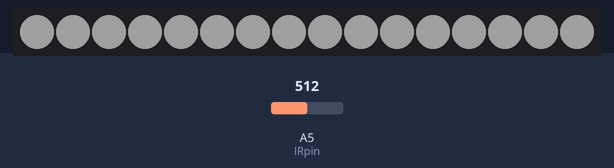
This sketch was run on a simulated Arduino Uno, built with avr-gcc and run on an emulated ATmega328P. Shown: 16 RGB LEDs in strip order, left to right. Inputs (shaded band) come from the test bench; at power-on: A5 (IRpin) = 512. Dim RGB values are drawn brighter than linear; what the sketch prints to the serial monitor is not drawn.

Above: at 0.1 s.
At 1.14 s:
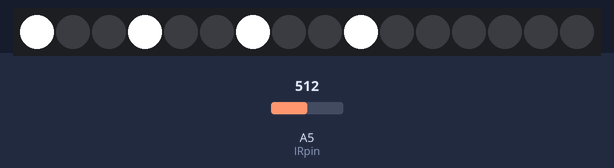

The sketch:

TLCwithIrv1.ino
```cpp
//channel (0-15), value (0-4095))
#include "Tlc5940.h"
int IRpin = 5;
void setup()
{

  pinMode(IRpin, INPUT);
  Serial.begin(9600);


  Tlc.init(500);
  Tlc.clear();

  delay(1000);
}

/* This loop will create a Knight Rider-like effect if you have LEDs plugged
   into all the TLC outputs.  NUM_TLCS is defined in "tlc_config.h" in the
   library folder.  After editing tlc_config.h for your setup, delete the
   Tlc5940.o file to save the changes. */
int delayAmount = 40;
int dimAmount = 4095;

int cycle = 0;
boolean isOn = false;


float mappedInputValue(float y){
  //Serial.print("y in: ");
  //Serial.println(y);
  y = constrain(y , 1 , 2000 );
  //Serial.print("\n y after constrain: ");
  //Serial.println(y);

  y = map(y, 500,  1000, 4095 , 50);
   y = constrain(y , 100 , 4095 );
  //Serial.println(y);

  return y;
}


void loop()
{

  float volts = analogRead(IRpin)*0.0048828125;   // value from sensor * (5/1024) - if running 3.3.volts then change 5 to 3.3
  float distance = (65*pow(volts, -1.10));          // worked out from graph 65 = theretical distance / (1/Volts)S - luckylarry.co.uk
  float y = map(distance, 20, 90, 1, 4095);
  Serial.println(y);
if(y > 400 )
  isOn = false;


if (y < 400 && isOn == false){
  if(cycle == 3)
    cycle = 0;

  int i;
  int tempI;


  if(cycle == 0)
    i = 0;

  else if(cycle == 1)
    i = 1;

  else if(cycle == 2)
    i = 2;

  tempI = i;

    for(i; i< 12; i+=3){
      float invertedVal = mappedInputValue(y);
      Tlc.set(i, invertedVal);


      Tlc.update();
      delay(delayAmount);
    }

    delay(delayAmount);

    for(i = tempI; i< 12; i+=3){
      Tlc.set(i, 0);
      Tlc.update();
       delay(delayAmount);
    }
 Tlc.clear();
 cycle++;
 isOn = true;
}

}
```
